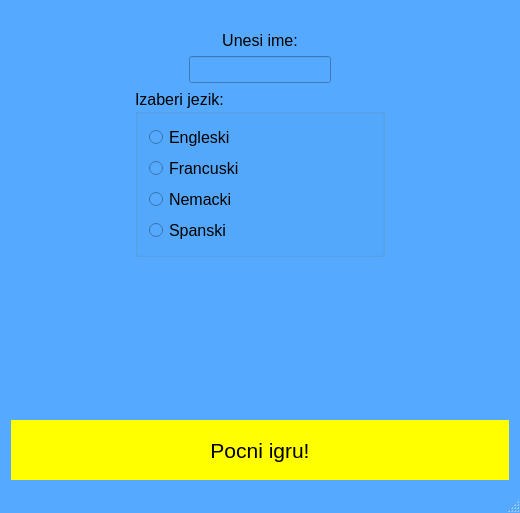
<?xml version="1.0" encoding="UTF-8"?>
<ui version="4.0">
 <class>MainWindow</class>
 <widget class="QMainWindow" name="MainWindow">
  <property name="geometry">
   <rect>
    <x>0</x>
    <y>0</y>
    <width>520</width>
    <height>513</height>
   </rect>
  </property>
  <property name="palette">
   <palette>
    <active>
     <colorrole role="Button">
      <brush brushstyle="SolidPattern">
       <color alpha="255">
        <red>255</red>
        <green>255</green>
        <blue>0</blue>
       </color>
      </brush>
     </colorrole>
     <colorrole role="Text">
      <brush brushstyle="SolidPattern">
       <color alpha="255">
        <red>0</red>
        <green>0</green>
        <blue>0</blue>
       </color>
      </brush>
     </colorrole>
     <colorrole role="ButtonText">
      <brush brushstyle="SolidPattern">
       <color alpha="255">
        <red>255</red>
        <green>255</green>
        <blue>255</blue>
       </color>
      </brush>
     </colorrole>
     <colorrole role="Base">
      <brush brushstyle="SolidPattern">
       <color alpha="255">
        <red>85</red>
        <green>170</green>
        <blue>255</blue>
       </color>
      </brush>
     </colorrole>
     <colorrole role="Window">
      <brush brushstyle="SolidPattern">
       <color alpha="255">
        <red>85</red>
        <green>170</green>
        <blue>255</blue>
       </color>
      </brush>
     </colorrole>
    </active>
    <inactive>
     <colorrole role="Button">
      <brush brushstyle="SolidPattern">
       <color alpha="255">
        <red>255</red>
        <green>255</green>
        <blue>0</blue>
       </color>
      </brush>
     </colorrole>
     <colorrole role="Text">
      <brush brushstyle="SolidPattern">
       <color alpha="255">
        <red>0</red>
        <green>0</green>
        <blue>0</blue>
       </color>
      </brush>
     </colorrole>
     <colorrole role="ButtonText">
      <brush brushstyle="SolidPattern">
       <color alpha="255">
        <red>255</red>
        <green>255</green>
        <blue>255</blue>
       </color>
      </brush>
     </colorrole>
     <colorrole role="Base">
      <brush brushstyle="SolidPattern">
       <color alpha="255">
        <red>85</red>
        <green>170</green>
        <blue>255</blue>
       </color>
      </brush>
     </colorrole>
     <colorrole role="Window">
      <brush brushstyle="SolidPattern">
       <color alpha="255">
        <red>85</red>
        <green>170</green>
        <blue>255</blue>
       </color>
      </brush>
     </colorrole>
    </inactive>
    <disabled>
     <colorrole role="Button">
      <brush brushstyle="SolidPattern">
       <color alpha="255">
        <red>255</red>
        <green>255</green>
        <blue>0</blue>
       </color>
      </brush>
     </colorrole>
     <colorrole role="Text">
      <brush brushstyle="SolidPattern">
       <color alpha="255">
        <red>120</red>
        <green>120</green>
        <blue>120</blue>
       </color>
      </brush>
     </colorrole>
     <colorrole role="ButtonText">
      <brush brushstyle="SolidPattern">
       <color alpha="255">
        <red>120</red>
        <green>120</green>
        <blue>120</blue>
       </color>
      </brush>
     </colorrole>
     <colorrole role="Base">
      <brush brushstyle="SolidPattern">
       <color alpha="255">
        <red>85</red>
        <green>170</green>
        <blue>255</blue>
       </color>
      </brush>
     </colorrole>
     <colorrole role="Window">
      <brush brushstyle="SolidPattern">
       <color alpha="255">
        <red>85</red>
        <green>170</green>
        <blue>255</blue>
       </color>
      </brush>
     </colorrole>
    </disabled>
   </palette>
  </property>
  <property name="windowTitle">
   <string>Cardonary</string>
  </property>
  <widget class="QWidget" name="centralWidget">
   <layout class="QVBoxLayout" name="verticalLayout_3">
    <item>
     <layout class="QVBoxLayout" name="verticalLayout">
      <item alignment="Qt::AlignHCenter">
       <widget class="QLabel" name="label">
        <property name="sizePolicy">
         <sizepolicy hsizetype="Preferred" vsizetype="Preferred">
          <horstretch>0</horstretch>
          <verstretch>0</verstretch>
         </sizepolicy>
        </property>
        <property name="maximumSize">
         <size>
          <width>436</width>
          <height>16777215</height>
         </size>
        </property>
        <property name="whatsThis">
         <string/>
        </property>
        <property name="text">
         <string/>
        </property>
        <property name="textFormat">
         <enum>Qt::AutoText</enum>
        </property>
        <property name="pixmap">
         <pixmap resource="Images/images.qrc">:/logo.png</pixmap>
        </property>
        <property name="scaledContents">
         <bool>true</bool>
        </property>
        <property name="alignment">
         <set>Qt::AlignCenter</set>
        </property>
        <property name="wordWrap">
         <bool>false</bool>
        </property>
       </widget>
      </item>
      <item>
       <widget class="QLabel" name="label_2">
        <property name="enabled">
         <bool>true</bool>
        </property>
        <property name="sizePolicy">
         <sizepolicy hsizetype="Minimum" vsizetype="Minimum">
          <horstretch>0</horstretch>
          <verstretch>0</verstretch>
         </sizepolicy>
        </property>
        <property name="maximumSize">
         <size>
          <width>16777215</width>
          <height>30</height>
         </size>
        </property>
        <property name="font">
         <font>
          <pointsize>12</pointsize>
         </font>
        </property>
        <property name="whatsThis">
         <string/>
        </property>
        <property name="frameShape">
         <enum>QFrame::NoFrame</enum>
        </property>
        <property name="text">
         <string>Unesi ime:</string>
        </property>
        <property name="scaledContents">
         <bool>false</bool>
        </property>
        <property name="alignment">
         <set>Qt::AlignCenter</set>
        </property>
        <property name="wordWrap">
         <bool>false</bool>
        </property>
        <property name="textInteractionFlags">
         <set>Qt::LinksAccessibleByMouse</set>
        </property>
       </widget>
      </item>
      <item alignment="Qt::AlignHCenter">
       <widget class="QLineEdit" name="lineEdit">
        <property name="enabled">
         <bool>true</bool>
        </property>
        <property name="sizePolicy">
         <sizepolicy hsizetype="Maximum" vsizetype="Preferred">
          <horstretch>0</horstretch>
          <verstretch>0</verstretch>
         </sizepolicy>
        </property>
        <property name="font">
         <font>
          <pointsize>12</pointsize>
         </font>
        </property>
       </widget>
      </item>
      <item alignment="Qt::AlignHCenter">
       <widget class="QGroupBox" name="groupBox">
        <property name="sizePolicy">
         <sizepolicy hsizetype="Maximum" vsizetype="Maximum">
          <horstretch>0</horstretch>
          <verstretch>0</verstretch>
         </sizepolicy>
        </property>
        <property name="minimumSize">
         <size>
          <width>250</width>
          <height>0</height>
         </size>
        </property>
        <property name="font">
         <font>
          <pointsize>12</pointsize>
         </font>
        </property>
        <property name="title">
         <string>Izaberi jezik:</string>
        </property>
        <layout class="QVBoxLayout" name="verticalLayout_2">
         <item>
          <widget class="QRadioButton" name="radioButton">
           <property name="sizePolicy">
            <sizepolicy hsizetype="Maximum" vsizetype="Preferred">
             <horstretch>0</horstretch>
             <verstretch>0</verstretch>
            </sizepolicy>
           </property>
           <property name="font">
            <font>
             <pointsize>12</pointsize>
            </font>
           </property>
           <property name="layoutDirection">
            <enum>Qt::LeftToRight</enum>
           </property>
           <property name="text">
            <string>Engleski</string>
           </property>
          </widget>
         </item>
         <item>
          <widget class="QRadioButton" name="radioButton_2">
           <property name="sizePolicy">
            <sizepolicy hsizetype="Maximum" vsizetype="Preferred">
             <horstretch>0</horstretch>
             <verstretch>0</verstretch>
            </sizepolicy>
           </property>
           <property name="font">
            <font>
             <pointsize>12</pointsize>
            </font>
           </property>
           <property name="layoutDirection">
            <enum>Qt::LeftToRight</enum>
           </property>
           <property name="text">
            <string>Francuski</string>
           </property>
          </widget>
         </item>
         <item>
          <widget class="QRadioButton" name="radioButton_3">
           <property name="sizePolicy">
            <sizepolicy hsizetype="Maximum" vsizetype="Preferred">
             <horstretch>0</horstretch>
             <verstretch>0</verstretch>
            </sizepolicy>
           </property>
           <property name="font">
            <font>
             <pointsize>12</pointsize>
            </font>
           </property>
           <property name="layoutDirection">
            <enum>Qt::LeftToRight</enum>
           </property>
           <property name="text">
            <string>Nemacki</string>
           </property>
          </widget>
         </item>
         <item>
          <widget class="QRadioButton" name="radioButton_4">
           <property name="sizePolicy">
            <sizepolicy hsizetype="Maximum" vsizetype="Preferred">
             <horstretch>0</horstretch>
             <verstretch>0</verstretch>
            </sizepolicy>
           </property>
           <property name="font">
            <font>
             <pointsize>12</pointsize>
            </font>
           </property>
           <property name="layoutDirection">
            <enum>Qt::LeftToRight</enum>
           </property>
           <property name="text">
            <string>Spanski</string>
           </property>
          </widget>
         </item>
        </layout>
       </widget>
      </item>
      <item>
       <spacer name="verticalSpacer">
        <property name="orientation">
         <enum>Qt::Vertical</enum>
        </property>
        <property name="sizeHint" stdset="0">
         <size>
          <width>20</width>
          <height>1153</height>
         </size>
        </property>
       </spacer>
      </item>
      <item alignment="Qt::AlignBottom">
       <widget class="QPushButton" name="pushButton">
        <property name="minimumSize">
         <size>
          <width>0</width>
          <height>60</height>
         </size>
        </property>
        <property name="palette">
         <palette>
          <active>
           <colorrole role="ButtonText">
            <brush brushstyle="SolidPattern">
             <color alpha="255">
              <red>0</red>
              <green>0</green>
              <blue>0</blue>
             </color>
            </brush>
           </colorrole>
          </active>
          <inactive>
           <colorrole role="ButtonText">
            <brush brushstyle="SolidPattern">
             <color alpha="255">
              <red>0</red>
              <green>0</green>
              <blue>0</blue>
             </color>
            </brush>
           </colorrole>
          </inactive>
          <disabled>
           <colorrole role="ButtonText">
            <brush brushstyle="SolidPattern">
             <color alpha="255">
              <red>120</red>
              <green>120</green>
              <blue>120</blue>
             </color>
            </brush>
           </colorrole>
          </disabled>
         </palette>
        </property>
        <property name="font">
         <font>
          <pointsize>16</pointsize>
         </font>
        </property>
        <property name="autoFillBackground">
         <bool>true</bool>
        </property>
        <property name="text">
         <string>Pocni igru!</string>
        </property>
        <property name="autoDefault">
         <bool>false</bool>
        </property>
        <property name="default">
         <bool>false</bool>
        </property>
        <property name="flat">
         <bool>true</bool>
        </property>
       </widget>
      </item>
     </layout>
    </item>
   </layout>
  </widget>
  <widget class="QStatusBar" name="statusBar"/>
 </widget>
 <layoutdefault spacing="6" margin="11"/>
 <resources>
  <include location="Images/images.qrc"/>
 </resources>
 <connections/>
</ui>
